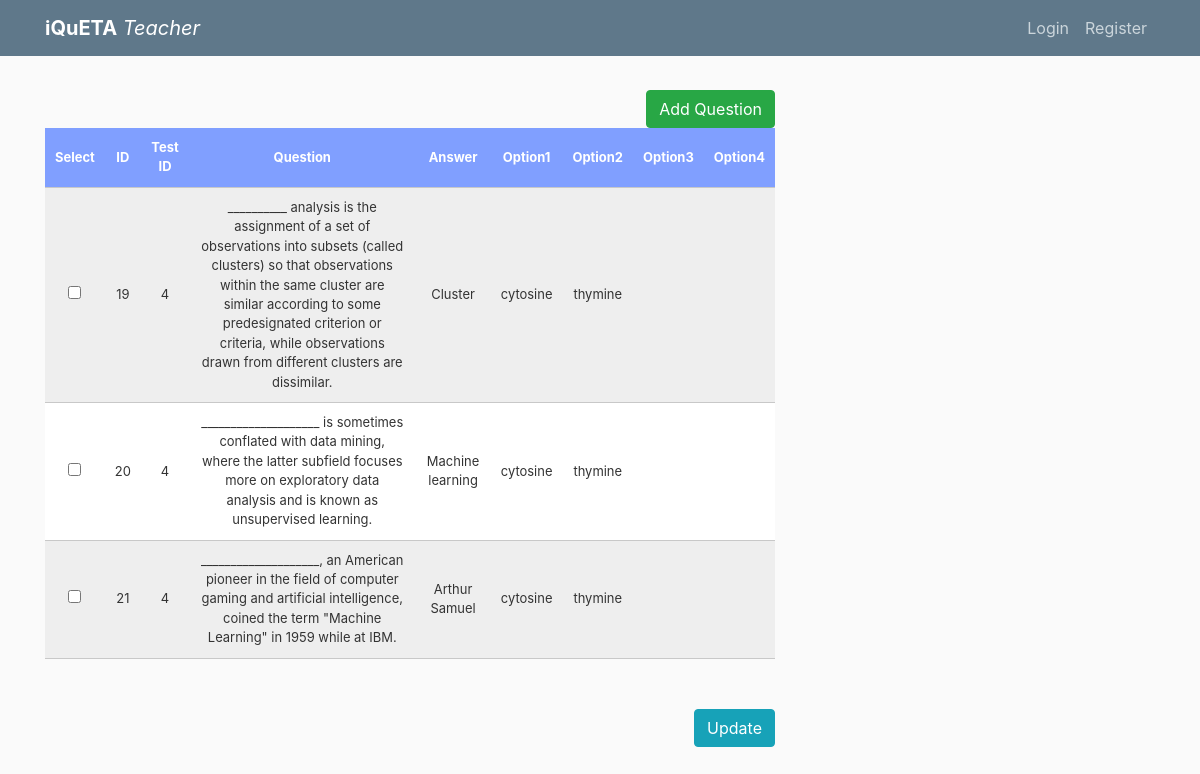
The page /viewqns/4/ on the database its author committed.
### flask_app/models.py (models this page shows, shortened)
class Questions(db.Model):
    id = db.Column(db.Integer, primary_key=True)
    question_text = db.Column(db.String(200), nullable=False)
    test_id = db.Column(db.Integer, db.ForeignKey('test.id',ondelete="CASCADE"), nullable=False)
    ans = db.Column(db.String(200),nullable=False)
    op1 = db.Column(db.String(200))
    op2 = db.Column(db.String(200))
    op3 = db.Column(db.String(200))
    op4 = db.Column(db.String(200))

### flask_app/routes.py (the view)
@app.route('/viewqns/<id>/', methods = ['GET', 'POST'])
def viewqns(id):
    my_data=Questions.query.filter_by(test_id=id).all()
    return render_template('viewqns.html', title='viewqns',currentUserType = currentUserType,rows=my_data,tid=id)

### flask_app/__init__.py (called while the page is built)
    def isStudent(self):
        if self._type == "student":
            return True
        return False

    def isTeacher(self):
        if self._type == "teacher":
            return True
        return False

### flask_app/templates/viewqns.html (shortened to what this page needs)
{% extends "layout.html" %}
{% block content %}
	<table class="dataframe male">
                    <thead>
                    	<th>Select</th>
                        <th>ID</th>
                        <th>Test ID</th>
                        <th>Question</th>
                        <th>Answer</th>
                        <th>Option1</th>
                        <th>Option2</th>
                        <th>Option3</th>
                        <th>Option4</th>
                    </thead>
                    {% for r in rows %}
                        <tr>
                        	<td><input type=checkbox class="get_value" name={{r.id}} value={{r.id}}><br/></td>
                            <td>{{r.id}}</td>
                            <td>{{r.test_id}}</td>
                            <td>{{r.question_text}}</td>
                            <td>{{r.ans}}</td>
                            <td>{{r.op1}}</td>
                            <td>{{r.op2}}</td>
                            <td>{{r.op3}}</td>
                            <td>{{r.op4}}</td>
                            {% endfor%}
</tr>
                            <a href="/add_question/{{tid}}" class="btn btn-success btn-xs float-right" data-toggle="modal" data-target="#questionedit{{tid}}">Add Question</a><br>
                            </table>
    <button type="button" class="btn btn-info float-right" name="upquestions" id="upquestions">Update</button>
                             {% endblock content %}

### flask_app/static/main.css (style rules this page uses)
body { background: #fafafa; color: #333333; margin-top: 5rem; }
.btn { padding: .375rem .75rem; margin-top:10px; }

### flask_app/static/tab.css (style rules this page uses)
table.dataframe, .dataframe th, .dataframe td { border: none; border-bottom: 1px solid #C8C8C8; border-collapse: collapse; text-align:center; padding: 10px; margin-bottom: 40px; font-size: 0.9em; }
.male th { background-color: #809fff; color: white; }
tr:nth-child(odd) { background-color:#eee; }
tr:nth-child(even) { background-color:#fff; }

### rows shown on the page
Questions: id "19", test_id "4", question_text "__________ analysis is the assignment of a set of observations into subsets (called clusters) so that observations within the same cluster are similar according to some predesignated criterion or criteria, while observations drawn from different clusters are dissimilar.", ans "Cluster", op1 "cytosine", op2 "thymine"
Questions: id "20", test_id "4", question_text "____________________ is sometimes conflated with data mining, where the latter subfield focuses more on exploratory data analysis and is known as unsupervised learning.", ans "Machine learning", op1 "cytosine", op2 "thymine"
Questions: id "21", test_id "4", question_text "____________________, an American pioneer in the field of computer gaming and artificial intelligence, coined the term \"Machine Learning\" in 1959 while at IBM.", ans "Arthur Samuel", op1 "cytosine", op2 "thymine"
